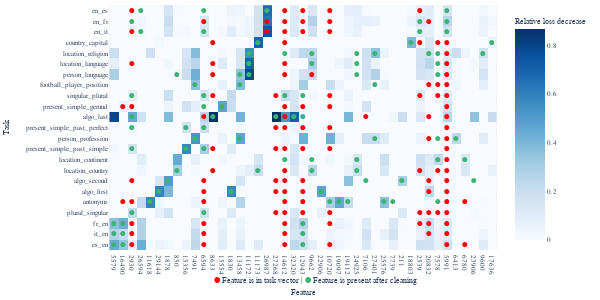

Write notebook code for a chart like this one.
### Code cell
fig = px.imshow(heatmap, x=[str(features_dropped[x]) for x in sorted_idx], y=[task_names[x] for x in y_sorted_idx][::-1], width=1200, height=600, aspect="auto", color_continuous_scale="Blues", labels=dict(x="Feature", y="Task", color="Relative loss decrease"))

annotation_style = dict(
    showarrow=False,
    font=dict(color="MediumSeaGreen", size=7),
    xanchor="center",
    yanchor="middle"
)

special_cells = {
    tuple(x): ["●"] for x in np.argwhere(filp_mask == 1)
}

annotations = [
    {**annotation_style, **dict(x=cell[1], y=cell[0], text=icon, xshift=0, yshift=0 - i * 6)}
    for cell, icons in special_cells.items()
    for i, icon in enumerate(icons)
]

annotation_style = dict(
    showarrow=False,
    font=dict(color="red", size=7),
    xanchor="center",
    yanchor="middle"
)

special_cells ={
    tuple(x): ["●"] for x in np.argwhere(filp_mask == 2)
}

# special_cells.update({
#     tuple(x): ["✔", "*"] for x in np.argwhere(filp_mask == 3)
# })


annotations += [
    {**annotation_style, **dict(x=cell[1], y=cell[0], text=icon, xshift=0, yshift=0 - i * 6)}
    for cell, icons in special_cells.items()
    for i, icon in enumerate(icons)
]

# legend_annotations = [
#     dict(
#         x=1.05, y=0.8, text="🟢 Feature is present after cleaning", showarrow=False,
#         font=dict(size=8), xanchor="left", yanchor="top"
#     ),
#     dict(
#         x=1.05, y=0.95, text="🔴 Feature is in task vector", showarrow=False,
#         font=dict(size=8), xanchor="left", yanchor="top"
#     )
# ]

# fig.update_layout(width =600, height=250, 
#                 font_family="Serif", font_size=7, 
#                 margin_l=5, margin_t=5, margin_b=5, margin_r=5,
#         title=dict(
#         text=legend_html,
#         x=0.525,  # Center the title
#         y=0.09,  # Place the legend below the plot
#         xanchor="center",
#         yanchor="top"
#     ))


# legend_html = """
# <span style="font-size:8px;">
# <span style="color:red">•</span> Feature is in task vector | <span style="color:green">•</span> Feature is present after cleaning
# </span>
# """

# Update layout with annotations
fig.update_layout(annotations=annotations)

legend_html = """
<span style="font-size:8px;">
<span style="color:red">●</span> Feature is in task vector | <span style="color:MediumSeaGreen">●</span> Feature is present after cleaning
</span>
"""

fig.update_layout(width =600, height=300, 
                font_family="Serif", font_size=7,
                margin_l=5, margin_t=5, margin_b=5, margin_r=5,
        title=dict(
        text=legend_html,
        x=0.525,  # Center the title
        y=0.079,  # Place the legend below the plot
        xanchor="center",
        yanchor="top"
    ))


# fig.update_layout(annotations=annotations)

import plotly.io as pio
pio.write_image(fig, "micrlhf-progress/images/executor_heatmap_l12_new_full_non_n.pdf", width =600, height=300)
fig

### Figure 1 — Plotly figure (JSON) as saved in the notebook; plotly's stock layout.template omitted (floating-point values rounded to 4 significant figures; data arrays with more than 128 entries replaced by an {"elided": "..."} marker saying what was removed)
{"data": [{"coloraxis": "coloraxis", "hovertemplate": "Feature: %{x}<br>Task: %{y}<br>Relative loss decrease: %{z}<extra></extra>", "name": "0", "type": "heatmap", "x": ["5579", "16490", "2930", "26594", "11618", "29144", "1878", "850", "15356", "7491", "6594", "8633", "15554", "1830", "13458", "11172", "11173", "26987", "27268", "14612", "32320", "12943", "9662", "22906", "10720", "19097", "19112", "24925", "7106", "27401", "25576", "7739", "211", "18803", "2539", "20832", "7578", "5991", "6413", "6780", "23906", "9600", "17636"], "xaxis": "x", "y": ["en_es", "en_fr", "en_it", "country_capital", "location_religion", "location_language", "person_language", "football_player_position", "singular_plural", "present_simple_gerund", "algo_last", "present_simple_past_perfect", "person_profession", "present_simple_past_simple", "location_continent", "location_country", "algo_second", "algo_first", "antonyms", "plural_singular", "fr_en", "it_en", "es_en"], "yaxis": "y", "z": {"elided": "23x43 float values"}}], "layout": {"annotations": [{"font": {"color": "MediumSeaGreen", "size": 7}, "showarrow": false, "text": "●", "x": 3, "xanchor": "center", "xshift": 0, "y": 0, "yanchor": "middle", "yshift": 0}, {"font": {"color": "MediumSeaGreen", "size": 7}, "showarrow": false, "text": "●", "x": 10, "xanchor": "center", "xshift": 0, "y": 0, "yanchor": "middle", "yshift": 0}, {"font": {"color": "MediumSeaGreen", "size": 7}, "showarrow": false, "text": "●", "x": 17, "xanchor": "center", "xshift": 0, "y": 0, "yanchor": "middle", "yshift": 0}, {"font": {"color": "MediumSeaGreen", "size": 7}, "showarrow": false, "text": "●", "x": 37, "xanchor": "center", "xshift": 0, "y": 0, "yanchor": "middle", "yshift": 0}, {"font": {"color": "MediumSeaGreen", "size": 7}, "showarrow": false, "text": "●", "x": 2, "xanchor": "center", "xshift": 0, "y": 1, "yanchor": "middle", "yshift": 0}, {"font": {"color": "MediumSeaGreen", "size": 7}, "showarrow": false, "text": "●", "x": 34, "xanchor": "center", "xshift": 0, "y": 1, "yanchor": "middle", "yshift": 0}, {"font": {"color": "MediumSeaGreen", "size": 7}, "showarrow": false, "text": "●", "x": 37, "xanchor": "center", "xshift": 0, "y": 1, "yanchor": "middle", "yshift": 0}, {"font": {"color": "MediumSeaGreen", "size": 7}, "showarrow": false, "text": "●", "x": 3, "xanchor": "center", "xshift": 0, "y": 2, "yanchor": "middle", "yshift": 0}, {"font": {"color": "MediumSeaGreen", "size": 7}, "showarrow": false, "text": "●", "x": 10, "xanchor": "center", "xshift": 0, "y": 2, "yanchor": "middle", "yshift": 0}, {"font": {"color": "MediumSeaGreen", "size": 7}, "showarrow": false, "text": "●", "x": 34, "xanchor": "center", "xshift": 0, "y": 2, "yanchor": "middle", "yshift": 0}, {"font": {"color": "MediumSeaGreen", "size": 7}, "showarrow": false, "text": "●", "x": 37, "xanchor": "center", "xshift": 0, "y": 2, "yanchor": "middle", "yshift": 0}, {"font": {"color": "MediumSeaGreen", "size": 7}, "showarrow": false, "text": "●", "x": 16, "xanchor": "center", "xshift": 0, "y": 3, "yanchor": "middle", "yshift": 0}, {"font": {"color": "MediumSeaGreen", "size": 7}, "showarrow": false, "text": "●", "x": 33, "xanchor": "center", "xshift": 0, "y": 3, "yanchor": "middle", "yshift": 0}, {"font": {"color": "MediumSeaGreen", "size": 7}, "showarrow": false, "text": "●", "x": 42, "xanchor": "center", "xshift": 0, "y": 3, "yanchor": "middle", "yshift": 0}, {"font": {"color": "MediumSeaGreen", "size": 7}, "showarrow": false, "text": "●", "x": 15, "xanchor": "center", "xshift": 0, "y": 4, "yanchor": "middle", "yshift": 0}, {"font": {"color": "MediumSeaGreen", "size": 7}, "showarrow": false, "text": "●", "x": 19, "xanchor": "center", "xshift": 0, "y": 4, "yanchor": "middle", "yshift": 0}, {"font": {"color": "MediumSeaGreen", "size": 7}, "showarrow": false, "text": "●", "x": 22, "xanchor": "center", "xshift": 0, "y": 4, "yanchor": "middle", "yshift": 0}, {"font": {"color": "MediumSeaGreen", "size": 7}, "showarrow": false, "text": "●", "x": 27, "xanchor": "center", "xshift": 0, "y": 4, "yanchor": "middle", "yshift": 0}, {"font": {"color": "MediumSeaGreen", "size": 7}, "showarrow": false, "text": "●", "x": 29, "xanchor": "center", "xshift": 0, "y": 4, "yanchor": "middle", "yshift": 0}, {"font": {"color": "MediumSeaGreen", "size": 7}, "showarrow": false, "text": "●", "x": 35, "xanchor": "center", "xshift": 0, "y": 4, "yanchor": "middle", "yshift": 0}, {"font": {"color": "MediumSeaGreen", "size": 7}, "showarrow": false, "text": "●", "x": 36, "xanchor": "center", "xshift": 0, "y": 4, "yanchor": "middle", "yshift": 0}, {"font": {"color": "MediumSeaGreen", "size": 7}, "showarrow": false, "text": "●", "x": 41, "xanchor": "center", "xshift": 0, "y": 4, "yanchor": "middle", "yshift": 0}, {"font": {"color": "MediumSeaGreen", "size": 7}, "showarrow": false, "text": "●", "x": 15, "xanchor": "center", "xshift": 0, "y": 5, "yanchor": "middle", "yshift": 0}, {"font": {"color": "MediumSeaGreen", "size": 7}, "showarrow": false, "text": "●", "x": 22, "xanchor": "center", "xshift": 0, "y": 5, "yanchor": "middle", "yshift": 0}, {"font": {"color": "MediumSeaGreen", "size": 7}, "showarrow": false, "text": "●", "x": 27, "xanchor": "center", "xshift": 0, "y": 5, "yanchor": "middle", "yshift": 0}, {"font": {"color": "MediumSeaGreen", "size": 7}, "showarrow": false, "text": "●", "x": 36, "xanchor": "center", "xshift": 0, "y": 5, "yanchor": "middle", "yshift": 0}, {"font": {"color": "MediumSeaGreen", "size": 7}, "showarrow": false, "text": "●", "x": 7, "xanchor": "center", "xshift": 0, "y": 6, "yanchor": "middle", "yshift": 0}, {"font": {"color": "MediumSeaGreen", "size": 7}, "showarrow": false, "text": "●", "x": 14, "xanchor": "center", "xshift": 0, "y": 6, "yanchor": "middle", "yshift": 0}, {"font": {"color": "MediumSeaGreen", "size": 7}, "showarrow": false, "text": "●", "x": 15, "xanchor": "center", "xshift": 0, "y": 6, "yanchor": "middle", "yshift": 0}, {"font": {"color": "MediumSeaGreen", "size": 7}, "showarrow": false, "text": "●", "x": 27, "xanchor": "center", "xshift": 0, "y": 6, "yanchor": "middle", "yshift": 0}, {"font": {"color": "MediumSeaGreen", "size": 7}, "showarrow": false, "text": "●", "x": 36, "xanchor": "center", "xshift": 0, "y": 6, "yanchor": "middle", "yshift": 0}, {"font": {"color": "MediumSeaGreen", "size": 7}, "showarrow": false, "text": "●", "x": 9, "xanchor": "center", "xshift": 0, "y": 7, "yanchor": "middle", "yshift": 0}, {"font": {"color": "MediumSeaGreen", "size": 7}, "showarrow": false, "text": "●", "x": 14, "xanchor": "center", "xshift": 0, "y": 7, "yanchor": "middle", "yshift": 0}, {"font": {"color": "MediumSeaGreen", "size": 7}, "showarrow": false, "text": "●", "x": 29, "xanchor": "center", "xshift": 0, "y": 7, "yanchor": "middle", "yshift": 0}, {"font": {"color": "MediumSeaGreen", "size": 7}, "showarrow": false, "text": "●", "x": 2, "xanchor": "center", "xshift": 0, "y": 8, "yanchor": "middle", "yshift": 0}, {"font": {"color": "MediumSeaGreen", "size": 7}, "showarrow": false, "text": "●", "x": 10, "xanchor": "center", "xshift": 0, "y": 8, "yanchor": "middle", "yshift": 0}, {"font": {"color": "MediumSeaGreen", "size": 7}, "showarrow": false, "text": "●", "x": 19, "xanchor": "center", "xshift": 0, "y": 8, "yanchor": "middle", "yshift": 0}, {"font": {"color": "MediumSeaGreen", "size": 7}, "showarrow": false, "text": "●", "x": 21, "xanchor": "center", "xshift": 0, "y": 8, "yanchor": "middle", "yshift": 0}, {"font": {"color": "MediumSeaGreen", "size": 7}, "showarrow": false, "text": "●", "x": 10, "xanchor": "center", "xshift": 0, "y": 9, "yanchor": "middle", "yshift": 0}, {"font": {"color": "MediumSeaGreen", "size": 7}, "showarrow": false, "text": "●", "x": 12, "xanchor": "center", "xshift": 0, "y": 9, "yanchor": "middle", "yshift": 0}, {"font": {"color": "MediumSeaGreen", "size": 7}, "showarrow": false, "text": "●", "x": 2, "xanchor": "center", "xshift": 0, "y": 10, "yanchor": "middle", "yshift": 0}, {"font": {"color": "MediumSeaGreen", "size": 7}, "showarrow": false, "text": "●", "x": 11, "xanchor": "center", "xshift": 0, "y": 10, "yanchor": "middle", "yshift": 0}, {"font": {"color": "MediumSeaGreen", "size": 7}, "showarrow": false, "text": "●", "x": 18, "xanchor": "center", "xshift": 0, "y": 10, "yanchor": "middle", "yshift": 0}, {"font": {"color": "MediumSeaGreen", "size": 7}, "showarrow": false, "text": "●", "x": 20, "xanchor": "center", "xshift": 0, "y": 10, "yanchor": "middle", "yshift": 0}, {"font": {"color": "MediumSeaGreen", "size": 7}, "showarrow": false, "text": "●", "x": 21, "xanchor": "center", "xshift": 0, "y": 10, "yanchor": "middle", "yshift": 0}, {"font": {"color": "MediumSeaGreen", "size": 7}, "showarrow": false, "text": "●", "x": 2, "xanchor": "center", "xshift": 0, "y": 11, "yanchor": "middle", "yshift": 0}, {"font": {"color": "MediumSeaGreen", "size": 7}, "showarrow": false, "text": "●", "x": 8, "xanchor": "center", "xshift": 0, "y": 11, "yanchor": "middle", "yshift": 0}, {"font": {"color": "MediumSeaGreen", "size": 7}, "showarrow": false, "text": "●", "x": 10, "xanchor": "center", "xshift": 0, "y": 11, "yanchor": "middle", "yshift": 0}, {"font": {"color": "MediumSeaGreen", "size": 7}, "showarrow": false, "text": "●", "x": 9, "xanchor": "center", "xshift": 0, "y": 12, "yanchor": "middle", "yshift": 0}, {"font": {"color": "MediumSeaGreen", "size": 7}, "showarrow": false, "text": "●", "x": 14, "xanchor": "center", "xshift": 0, "y": 12, "yanchor": "middle", "yshift": 0}, {"font": {"color": "MediumSeaGreen", "size": 7}, "showarrow": false, "text": "●", "x": 29, "xanchor": "center", "xshift": 0, "y": 12, "yanchor": "middle", "yshift": 0}, {"font": {"color": "MediumSeaGreen", "size": 7}, "showarrow": false, "text": "●", "x": 36, "xanchor": "center", "xshift": 0, "y": 12, "yanchor": "middle", "yshift": 0}, {"font": {"color": "MediumSeaGreen", "size": 7}, "showarrow": false, "text": "●", "x": 38, "xanchor": "center", "xshift": 0, "y": 12, "yanchor": "middle", "yshift": 0}, {"font": {"color": "MediumSeaGreen", "size": 7}, "showarrow": false, "text": "●", "x": 2, "xanchor": "center", "xshift": 0, "y": 13, "yanchor": "middle", "yshift": 0}, {"font": {"color": "MediumSeaGreen", "size": 7}, "showarrow": false, "text": "●", "x": 8, "xanchor": "center", "xshift": 0, "y": 13, "yanchor": "middle", "yshift": 0}, {"font": {"color": "MediumSeaGreen", "size": 7}, "showarrow": false, "text": "●", "x": 10, "xanchor": "center", "xshift": 0, "y": 13, "yanchor": "middle", "yshift": 0}, {"font": {"color": "MediumSeaGreen", "size": 7}, "showarrow": false, "text": "●", "x": 19, "xanchor": "center", "xshift": 0, "y": 14, "yanchor": "middle", "yshift": 0}, {"font": {"color": "MediumSeaGreen", "size": 7}, "showarrow": false, "text": "●", "x": 22, "xanchor": "center", "xshift": 0, "y": 14, "yanchor": "middle", "yshift": 0}, {"font": {"color": "MediumSeaGreen", "size": 7}, "showarrow": false, "text": "●", "x": 27, "xanchor": "center", "xshift": 0, "y": 14, "yanchor": "middle", "yshift": 0}, {"font": {"color": "MediumSeaGreen", "size": 7}, "showarrow": false, "text": "●", "x": 36, "xanchor": "center", "xshift": 0, "y": 14, "yanchor": "middle", "yshift": 0}, {"font": {"color": "MediumSeaGreen", "size": 7}, "showarrow": false, "text": "●", "x": 39, "xanchor": "center", "xshift": 0, "y": 14, "yanchor": "middle", "yshift": 0}, {"font": {"color": "MediumSeaGreen", "size": 7}, "showarrow": false, "text": "●", "x": 7, "xanchor": "center", "xshift": 0, "y": 15, "yanchor": "middle", "yshift": 0}, {"font": {"color": "MediumSeaGreen", "size": 7}, "showarrow": false, "text": "●", "x": 16, "xanchor": "center", "xshift": 0, "y": 15, "yanchor": "middle", "yshift": 0}, {"font": {"color": "MediumSeaGreen", "size": 7}, "showarrow": false, "text": "●", "x": 22, "xanchor": "center", "xshift": 0, "y": 15, "yanchor": "middle", "yshift": 0}, {"font": {"color": "MediumSeaGreen", "size": 7}, "showarrow": false, "text": "●", "x": 27, "xanchor": "center", "xshift": 0, "y": 15, "yanchor": "middle", "yshift": 0}, {"font": {"color": "MediumSeaGreen", "size": 7}, "showarrow": false, "text": "●", "x": 6, "xanchor": "center", "xshift": 0, "y": 16, "yanchor": "middle", "yshift": 0}, {"font": {"color": "MediumSeaGreen", "size": 7}, "showarrow": false, "text": "●", "x": 28, "xanchor": "center", "xshift": 0, "y": 16, "yanchor": "middle", "yshift": 0}, {"font": {"color": "MediumSeaGreen", "size": 7}, "showarrow": false, "text": "●", "x": 32, "xanchor": "center", "xshift": 0, "y": 16, "yanchor": "middle", "yshift": 0}, {"font": {"color": "MediumSeaGreen", "size": 7}, "showarrow": false, "text": "●", "x": 40, "xanchor": "center", "xshift": 0, "y": 16, "yanchor": "middle", "yshift": 0}, {"font": {"color": "MediumSeaGreen", "size": 7}, "showarrow": false, "text": "●", "x": 5, "xanchor": "center", "xshift": 0, "y": 17, "yanchor": "middle", "yshift": 0}, {"font": {"color": "MediumSeaGreen", "size": 7}, "showarrow": false, "text": "●", "x": 13, "xanchor": "center", "xshift": 0, "y": 17, "yanchor": "middle", "yshift": 0}, {"font": {"color": "MediumSeaGreen", "size": 7}, "showarrow": false, "text": "●", "x": 23, "xanchor": "center", "xshift": 0, "y": 17, "yanchor": "middle", "yshift": 0}, {"font": {"color": "MediumSeaGreen", "size": 7}, "showarrow": false, "text": "●", "x": 4, "xanchor": "center", "xshift": 0, "y": 18, "yanchor": "middle", "yshift": 0}, {"font": {"color": "MediumSeaGreen", "size": 7}, "showarrow": false, "text": "●", "x": 24, "xanchor": "center", "xshift": 0, "y": 18, "yanchor": "middle", "yshift": 0}, {"font": {"color": "MediumSeaGreen", "size": 7}, "showarrow": false, "text": "●", "x": 25, "xanchor": "center", "xshift": 0, "y": 18, "yanchor": "middle", "yshift": 0}, {"font": {"color": "MediumSeaGreen", "size": 7}, "showarrow": false, "text": "●", "x": 26, "xanchor": "center", "xshift": 0, "y": 18, "yanchor": "middle", "yshift": 0}, {"font": {"color": "MediumSeaGreen", "size": 7}, "showarrow": false, "text": "●", "x": 30, "xanchor": "center", "xshift": 0, "y": 18, "yanchor": "middle", "yshift": 0}, {"font": {"color": "MediumSeaGreen", "size": 7}, "showarrow": false, "text": "●", "x": 31, "xanchor": "center", "xshift": 0, "y": 18, "yanchor": "middle", "yshift": 0}, {"font": {"color": "MediumSeaGreen", "size": 7}, "showarrow": false, "text": "●", "x": 36, "xanchor": "center", "xshift": 0, "y": 18, "yanchor": "middle", "yshift": 0}, {"font": {"color": "MediumSeaGreen", "size": 7}, "showarrow": false, "text": "●", "x": 2, "xanchor": "center", "xshift": 0, "y": 19, "yanchor": "middle", "yshift": 0}, {"font": {"color": "MediumSeaGreen", "size": 7}, "showarrow": false, "text": "●", "x": 10, "xanchor": "center", "xshift": 0, "y": 19, "yanchor": "middle", "yshift": 0}, {"font": {"color": "MediumSeaGreen", "size": 7}, "showarrow": false, "text": "●", "x": 0, "xanchor": "center", "xshift": 0, "y": 20, "yanchor": "middle", "yshift": 0}, {"font": {"color": "MediumSeaGreen", "size": 7}, "showarrow": false, "text": "●", "x": 1, "xanchor": "center", "xshift": 0, "y": 20, "yanchor": "middle", "yshift": 0}, {"font": {"color": "MediumSeaGreen", "size": 7}, "showarrow": false, "text": "●", "x": 21, "xanchor": "center", "xshift": 0, "y": 20, "yanchor": "middle", "yshift": 0}, {"font": {"color": "MediumSeaGreen", "size": 7}, "showarrow": false, "text": "●", "x": 0, "xanchor": "center", "xshift": 0, "y": 21, "yanchor": "middle", "yshift": 0}, {"font": {"color": "MediumSeaGreen", "size": 7}, "showarrow": false, "text": "●", "x": 1, "xanchor": "center", "xshift": 0, "y": 21, "yanchor": "middle", "yshift": 0}, {"font": {"color": "MediumSeaGreen", "size": 7}, "showarrow": false, "text": "●", "x": 21, "xanchor": "center", "xshift": 0, "y": 21, "yanchor": "middle", "yshift": 0}, {"font": {"color": "MediumSeaGreen", "size": 7}, "showarrow": false, "text": "●", "x": 0, "xanchor": "center", "xshift": 0, "y": 22, "yanchor": "middle", "yshift": 0}, {"font": {"color": "MediumSeaGreen", "size": 7}, "showarrow": false, "text": "●", "x": 1, "xanchor": "center", "xshift": 0, "y": 22, "yanchor": "middle", "yshift": 0}, {"font": {"color": "MediumSeaGreen", "size": 7}, "showarrow": false, "text": "●", "x": 21, "xanchor": "center", "xshift": 0, "y": 22, "yanchor": "middle", "yshift": 0}, {"font": {"color": "red", "size": 7}, "showarrow": false, "text": "●", "x": 2, "xanchor": "center", "xshift": 0, "y": 0, "yanchor": "middle", "yshift": 0}, {"font": {"color": "red", "size": 7}, "showarrow": false, "text": "●", "x": 19, "xanchor": "center", "xshift": 0, "y": 0, "yanchor": "middle", "yshift": 0}, {"font": {"color": "red", "size": 7}, "showarrow": false, "text": "●", "x": 21, "xanchor": "center", "xshift": 0, "y": 0, "yanchor": "middle", "yshift": 0}, {"font": {"color": "red", "size": 7}, "showarrow": false, "text": "●", "x": 24, "xanchor": "center", "xshift": 0, "y": 0, "yanchor": "middle", "yshift": 0}, {"font": {"color": "red", "size": 7}, "showarrow": false, "text": "●", "x": 34, "xanchor": "center", "xshift": 0, "y": 0, "yanchor": "middle", "yshift": 0}, {"font": {"color": "red", "size": 7}, "showarrow": false, "text": "●", "x": 10, "xanchor": "center", "xshift": 0, "y": 1, "yanchor": "middle", "yshift": 0}, {"font": {"color": "red", "size": 7}, "showarrow": false, "text": "●", "x": 17, "xanchor": "center", "xshift": 0, "y": 1, "yanchor": "middle", "yshift": 0}, {"font": {"color": "red", "size": 7}, "showarrow": false, "text": "●", "x": 19, "xanchor": "center", "xshift": 0, "y": 1, "yanchor": "middle", "yshift": 0}, {"font": {"color": "red", "size": 7}, "showarrow": false, "text": "●", "x": 21, "xanchor": "center", "xshift": 0, "y": 1, "yanchor": "middle", "yshift": 0}, {"font": {"color": "red", "size": 7}, "showarrow": false, "text": "●", "x": 24, "xanchor": "center", "xshift": 0, "y": 1, "yanchor": "middle", "yshift": 0}, {"font": {"color": "red", "size": 7}, "showarrow": false, "text": "●", "x": 35, "xanchor": "center", "xshift": 0, "y": 1, "yanchor": "middle", "yshift": 0}, {"font": {"color": "red", "size": 7}, "showarrow": false, "text": "●", "x": 2, "xanchor": "center", "xshift": 0, "y": 2, "yanchor": "middle", "yshift": 0}, {"font": {"color": "red", "size": 7}, "showarrow": false, "text": "●", "x": 17, "xanchor": "center", "xshift": 0, "y": 2, "yanchor": "middle", "yshift": 0}, {"font": {"color": "red", "size": 7}, "showarrow": false, "text": "●", "x": 19, "xanchor": "center", "xshift": 0, "y": 2, "yanchor": "middle", "yshift": 0}, {"font": {"color": "red", "size": 7}, "showarrow": false, "text": "●", "x": 21, "xanchor": "center", "xshift": 0, "y": 2, "yanchor": "middle", "yshift": 0}, {"font": {"color": "red", "size": 7}, "showarrow": false, "text": "●", "x": 24, "xanchor": "center", "xshift": 0, "y": 2, "yanchor": "middle", "yshift": 0}, {"font": {"color": "red", "size": 7}, "showarrow": false, "text": "●", "x": 11, "xanchor": "center", "xshift": 0, "y": 3, "yanchor": "middle", "yshift": 0}, {"font": {"color": "red", "size": 7}, "showarrow": false, "text": "●", "x": 19, "xanchor": "center", "xshift": 0, "y": 3, "yanchor": "middle", "yshift": 0}, {"font": {"color": "red", "size": 7}, "showarrow": false, "text": "●", "x": 34, "xanchor": "center", "xshift": 0, "y": 3, "yanchor": "middle", "yshift": 0}, {"font": {"color": "red", "size": 7}, "showarrow": false, "text": "●", "x": 36, "xanchor": "center", "xshift": 0, "y": 3, "yanchor": "middle", "yshift": 0}, {"font": {"color": "red", "size": 7}, "showarrow": false, "text": "●", "x": 37, "xanchor": "center", "xshift": 0, "y": 3, "yanchor": "middle", "yshift": 0}, {"font": {"color": "red", "size": 7}, "showarrow": false, "text": "●", "x": 37, "xanchor": "center", "xshift": 0, "y": 4, "yanchor": "middle", "yshift": 0}, {"font": {"color": "red", "size": 7}, "showarrow": false, "text": "●", "x": 2, "xanchor": "center", "xshift": 0, "y": 5, "yanchor": "middle", "yshift": 0}, {"font": {"color": "red", "size": 7}, "showarrow": false, "text": "●", "x": 11, "xanchor": "center", "xshift": 0, "y": 5, "yanchor": "middle", "yshift": 0}, {"font": {"color": "red", "size": 7}, "showarrow": false, "text": "●", "x": 19, "xanchor": "center", "xshift": 0, "y": 5, "yanchor": "middle", "yshift": 0}, {"font": {"color": "red", "size": 7}, "showarrow": false, "text": "●", "x": 37, "xanchor": "center", "xshift": 0, "y": 5, "yanchor": "middle", "yshift": 0}, {"font": {"color": "red", "size": 7}, "showarrow": false, "text": "●", "x": 11, "xanchor": "center", "xshift": 0, "y": 6, "yanchor": "middle", "yshift": 0}, {"font": {"color": "red", "size": 7}, "showarrow": false, "text": "●", "x": 19, "xanchor": "center", "xshift": 0, "y": 6, "yanchor": "middle", "yshift": 0}, {"font": {"color": "red", "size": 7}, "showarrow": false, "text": "●", "x": 22, "xanchor": "center", "xshift": 0, "y": 6, "yanchor": "middle", "yshift": 0}, {"font": {"color": "red", "size": 7}, "showarrow": false, "text": "●", "x": 37, "xanchor": "center", "xshift": 0, "y": 6, "yanchor": "middle", "yshift": 0}, {"font": {"color": "red", "size": 7}, "showarrow": false, "text": "●", "x": 35, "xanchor": "center", "xshift": 0, "y": 7, "yanchor": "middle", "yshift": 0}, {"font": {"color": "red", "size": 7}, "showarrow": false, "text": "●", "x": 36, "xanchor": "center", "xshift": 0, "y": 7, "yanchor": "middle", "yshift": 0}, {"font": {"color": "red", "size": 7}, "showarrow": false, "text": "●", "x": 37, "xanchor": "center", "xshift": 0, "y": 7, "yanchor": "middle", "yshift": 0}, {"font": {"color": "red", "size": 7}, "showarrow": false, "text": "●", "x": 11, "xanchor": "center", "xshift": 0, "y": 8, "yanchor": "middle", "yshift": 0}, {"font": {"color": "red", "size": 7}, "showarrow": false, "text": "●", "x": 18, "xanchor": "center", "xshift": 0, "y": 8, "yanchor": "middle", "yshift": 0}, {"font": {"color": "red", "size": 7}, "showarrow": false, "text": "●", "x": 24, "xanchor": "center", "xshift": 0, "y": 8, "yanchor": "middle", "yshift": 0}, {"font": {"color": "red", "size": 7}, "showarrow": false, "text": "●", "x": 34, "xanchor": "center", "xshift": 0, "y": 8, "yanchor": "middle", "yshift": 0}, {"font": {"color": "red", "size": 7}, "showarrow": false, "text": "●", "x": 36, "xanchor": "center", "xshift": 0, "y": 8, "yanchor": "middle", "yshift": 0}, {"font": {"color": "red", "size": 7}, "showarrow": false, "text": "●", "x": 37, "xanchor": "center", "xshift": 0, "y": 8, "yanchor": "middle", "yshift": 0}, {"font": {"color": "red", "size": 7}, "showarrow": false, "text": "●", "x": 1, "xanchor": "center", "xshift": 0, "y": 9, "yanchor": "middle", "yshift": 0}, {"font": {"color": "red", "size": 7}, "showarrow": false, "text": "●", "x": 2, "xanchor": "center", "xshift": 0, "y": 9, "yanchor": "middle", "yshift": 0}, {"font": {"color": "red", "size": 7}, "showarrow": false, "text": "●", "x": 19, "xanchor": "center", "xshift": 0, "y": 9, "yanchor": "middle", "yshift": 0}, {"font": {"color": "red", "size": 7}, "showarrow": false, "text": "●", "x": 21, "xanchor": "center", "xshift": 0, "y": 9, "yanchor": "middle", "yshift": 0}, {"font": {"color": "red", "size": 7}, "showarrow": false, "text": "●", "x": 24, "xanchor": "center", "xshift": 0, "y": 9, "yanchor": "middle", "yshift": 0}, {"font": {"color": "red", "size": 7}, "showarrow": false, "text": "●", "x": 37, "xanchor": "center", "xshift": 0, "y": 9, "yanchor": "middle", "yshift": 0}, {"font": {"color": "red", "size": 7}, "showarrow": false, "text": "●", "x": 10, "xanchor": "center", "xshift": 0, "y": 10, "yanchor": "middle", "yshift": 0}, {"font": {"color": "red", "size": 7}, "showarrow": false, "text": "●", "x": 19, "xanchor": "center", "xshift": 0, "y": 10, "yanchor": "middle", "yshift": 0}, {"font": {"color": "red", "size": 7}, "showarrow": false, "text": "●", "x": 28, "xanchor": "center", "xshift": 0, "y": 10, "yanchor": "middle", "yshift": 0}, {"font": {"color": "red", "size": 7}, "showarrow": false, "text": "●", "x": 35, "xanchor": "center", "xshift": 0, "y": 10, "yanchor": "middle", "yshift": 0}, {"font": {"color": "red", "size": 7}, "showarrow": false, "text": "●", "x": 37, "xanchor": "center", "xshift": 0, "y": 10, "yanchor": "middle", "yshift": 0}, {"font": {"color": "red", "size": 7}, "showarrow": false, "text": "●", "x": 18, "xanchor": "center", "xshift": 0, "y": 11, "yanchor": "middle", "yshift": 0}, {"font": {"color": "red", "size": 7}, "showarrow": false, "text": "●", "x": 19, "xanchor": "center", "xshift": 0, "y": 11, "yanchor": "middle", "yshift": 0}, {"font": {"color": "red", "size": 7}, "showarrow": false, "text": "●", "x": 21, "xanchor": "center", "xshift": 0, "y": 11, "yanchor": "middle", "yshift": 0}, {"font": {"color": "red", "size": 7}, "showarrow": false, "text": "●", "x": 24, "xanchor": "center", "xshift": 0, "y": 11, "yanchor": "middle", "yshift": 0}, {"font": {"color": "red", "size": 7}, "showarrow": false, "text": "●", "x": 37, "xanchor": "center", "xshift": 0, "y": 11, "yanchor": "middle", "yshift": 0}, {"font": {"color": "red", "size": 7}, "showarrow": false, "text": "●", "x": 35, "xanchor": "center", "xshift": 0, "y": 12, "yanchor": "middle", "yshift": 0}, {"font": {"color": "red", "size": 7}, "showarrow": false, "text": "●", "x": 37, "xanchor": "center", "xshift": 0, "y": 12, "yanchor": "middle", "yshift": 0}, {"font": {"color": "red", "size": 7}, "showarrow": false, "text": "●", "x": 11, "xanchor": "center", "xshift": 0, "y": 13, "yanchor": "middle", "yshift": 0}, {"font": {"color": "red", "size": 7}, "showarrow": false, "text": "●", "x": 18, "xanchor": "center", "xshift": 0, "y": 13, "yanchor": "middle", "yshift": 0}, {"font": {"color": "red", "size": 7}, "showarrow": false, "text": "●", "x": 19, "xanchor": "center", "xshift": 0, "y": 13, "yanchor": "middle", "yshift": 0}, {"font": {"color": "red", "size": 7}, "showarrow": false, "text": "●", "x": 21, "xanchor": "center", "xshift": 0, "y": 13, "yanchor": "middle", "yshift": 0}, {"font": {"color": "red", "size": 7}, "showarrow": false, "text": "●", "x": 24, "xanchor": "center", "xshift": 0, "y": 13, "yanchor": "middle", "yshift": 0}, {"font": {"color": "red", "size": 7}, "showarrow": false, "text": "●", "x": 37, "xanchor": "center", "xshift": 0, "y": 13, "yanchor": "middle", "yshift": 0}, {"font": {"color": "red", "size": 7}, "showarrow": false, "text": "●", "x": 37, "xanchor": "center", "xshift": 0, "y": 14, "yanchor": "middle", "yshift": 0}, {"font": {"color": "red", "size": 7}, "showarrow": false, "text": "●", "x": 11, "xanchor": "center", "xshift": 0, "y": 15, "yanchor": "middle", "yshift": 0}, {"font": {"color": "red", "size": 7}, "showarrow": false, "text": "●", "x": 19, "xanchor": "center", "xshift": 0, "y": 15, "yanchor": "middle", "yshift": 0}, {"font": {"color": "red", "size": 7}, "showarrow": false, "text": "●", "x": 34, "xanchor": "center", "xshift": 0, "y": 15, "yanchor": "middle", "yshift": 0}, {"font": {"color": "red", "size": 7}, "showarrow": false, "text": "●", "x": 36, "xanchor": "center", "xshift": 0, "y": 15, "yanchor": "middle", "yshift": 0}, {"font": {"color": "red", "size": 7}, "showarrow": false, "text": "●", "x": 37, "xanchor": "center", "xshift": 0, "y": 15, "yanchor": "middle", "yshift": 0}, {"font": {"color": "red", "size": 7}, "showarrow": false, "text": "●", "x": 2, "xanchor": "center", "xshift": 0, "y": 16, "yanchor": "middle", "yshift": 0}, {"font": {"color": "red", "size": 7}, "showarrow": false, "text": "●", "x": 10, "xanchor": "center", "xshift": 0, "y": 16, "yanchor": "middle", "yshift": 0}, {"font": {"color": "red", "size": 7}, "showarrow": false, "text": "●", "x": 18, "xanchor": "center", "xshift": 0, "y": 16, "yanchor": "middle", "yshift": 0}, {"font": {"color": "red", "size": 7}, "showarrow": false, "text": "●", "x": 19, "xanchor": "center", "xshift": 0, "y": 16, "yanchor": "middle", "yshift": 0}, {"font": {"color": "red", "size": 7}, "showarrow": false, "text": "●", "x": 21, "xanchor": "center", "xshift": 0, "y": 16, "yanchor": "middle", "yshift": 0}, {"font": {"color": "red", "size": 7}, "showarrow": false, "text": "●", "x": 35, "xanchor": "center", "xshift": 0, "y": 16, "yanchor": "middle", "yshift": 0}, {"font": {"color": "red", "size": 7}, "showarrow": false, "text": "●", "x": 37, "xanchor": "center", "xshift": 0, "y": 16, "yanchor": "middle", "yshift": 0}, {"font": {"color": "red", "size": 7}, "showarrow": false, "text": "●", "x": 10, "xanchor": "center", "xshift": 0, "y": 17, "yanchor": "middle", "yshift": 0}, {"font": {"color": "red", "size": 7}, "showarrow": false, "text": "●", "x": 18, "xanchor": "center", "xshift": 0, "y": 17, "yanchor": "middle", "yshift": 0}, {"font": {"color": "red", "size": 7}, "showarrow": false, "text": "●", "x": 19, "xanchor": "center", "xshift": 0, "y": 17, "yanchor": "middle", "yshift": 0}, {"font": {"color": "red", "size": 7}, "showarrow": false, "text": "●", "x": 21, "xanchor": "center", "xshift": 0, "y": 17, "yanchor": "middle", "yshift": 0}, {"font": {"color": "red", "size": 7}, "showarrow": false, "text": "●", "x": 35, "xanchor": "center", "xshift": 0, "y": 17, "yanchor": "middle", "yshift": 0}, {"font": {"color": "red", "size": 7}, "showarrow": false, "text": "●", "x": 37, "xanchor": "center", "xshift": 0, "y": 17, "yanchor": "middle", "yshift": 0}, {"font": {"color": "red", "size": 7}, "showarrow": false, "text": "●", "x": 1, "xanchor": "center", "xshift": 0, "y": 18, "yanchor": "middle", "yshift": 0}, {"font": {"color": "red", "size": 7}, "showarrow": false, "text": "●", "x": 2, "xanchor": "center", "xshift": 0, "y": 18, "yanchor": "middle", "yshift": 0}, {"font": {"color": "red", "size": 7}, "showarrow": false, "text": "●", "x": 10, "xanchor": "center", "xshift": 0, "y": 18, "yanchor": "middle", "yshift": 0}, {"font": {"color": "red", "size": 7}, "showarrow": false, "text": "●", "x": 19, "xanchor": "center", "xshift": 0, "y": 18, "yanchor": "middle", "yshift": 0}, {"font": {"color": "red", "size": 7}, "showarrow": false, "text": "●", "x": 21, "xanchor": "center", "xshift": 0, "y": 18, "yanchor": "middle", "yshift": 0}, {"font": {"color": "red", "size": 7}, "showarrow": false, "text": "●", "x": 37, "xanchor": "center", "xshift": 0, "y": 18, "yanchor": "middle", "yshift": 0}, {"font": {"color": "red", "size": 7}, "showarrow": false, "text": "●", "x": 39, "xanchor": "center", "xshift": 0, "y": 18, "yanchor": "middle", "yshift": 0}, {"font": {"color": "red", "size": 7}, "showarrow": false, "text": "●", "x": 18, "xanchor": "center", "xshift": 0, "y": 19, "yanchor": "middle", "yshift": 0}, {"font": {"color": "red", "size": 7}, "showarrow": false, "text": "●", "x": 19, "xanchor": "center", "xshift": 0, "y": 19, "yanchor": "middle", "yshift": 0}, {"font": {"color": "red", "size": 7}, "showarrow": false, "text": "●", "x": 21, "xanchor": "center", "xshift": 0, "y": 19, "yanchor": "middle", "yshift": 0}, {"font": {"color": "red", "size": 7}, "showarrow": false, "text": "●", "x": 24, "xanchor": "center", "xshift": 0, "y": 19, "yanchor": "middle", "yshift": 0}, {"font": {"color": "red", "size": 7}, "showarrow": false, "text": "●", "x": 34, "xanchor": "center", "xshift": 0, "y": 19, "yanchor": "middle", "yshift": 0}, {"font": {"color": "red", "size": 7}, "showarrow": false, "text": "●", "x": 35, "xanchor": "center", "xshift": 0, "y": 19, "yanchor": "middle", "yshift": 0}, {"font": {"color": "red", "size": 7}, "showarrow": false, "text": "●", "x": 36, "xanchor": "center", "xshift": 0, "y": 19, "yanchor": "middle", "yshift": 0}, {"font": {"color": "red", "size": 7}, "showarrow": false, "text": "●", "x": 37, "xanchor": "center", "xshift": 0, "y": 19, "yanchor": "middle", "yshift": 0}, {"font": {"color": "red", "size": 7}, "showarrow": false, "text": "●", "x": 2, "xanchor": "center", "xshift": 0, "y": 20, "yanchor": "middle", "yshift": 0}, {"font": {"color": "red", "size": 7}, "showarrow": false, "text": "●", "x": 10, "xanchor": "center", "xshift": 0, "y": 20, "yanchor": "middle", "yshift": 0}, {"font": {"color": "red", "size": 7}, "showarrow": false, "text": "●", "x": 19, "xanchor": "center", "xshift": 0, "y": 20, "yanchor": "middle", "yshift": 0}, {"font": {"color": "red", "size": 7}, "showarrow": false, "text": "●", "x": 24, "xanchor": "center", "xshift": 0, "y": 20, "yanchor": "middle", "yshift": 0}, {"font": {"color": "red", "size": 7}, "showarrow": false, "text": "●", "x": 34, "xanchor": "center", "xshift": 0, "y": 20, "yanchor": "middle", "yshift": 0}, {"font": {"color": "red", "size": 7}, "showarrow": false, "text": "●", "x": 35, "xanchor": "center", "xshift": 0, "y": 20, "yanchor": "middle", "yshift": 0}, {"font": {"color": "red", "size": 7}, "showarrow": false, "text": "●", "x": 37, "xanchor": "center", "xshift": 0, "y": 20, "yanchor": "middle", "yshift": 0}, {"font": {"color": "red", "size": 7}, "showarrow": false, "text": "●", "x": 2, "xanchor": "center", "xshift": 0, "y": 21, "yanchor": "middle", "yshift": 0}, {"font": {"color": "red", "size": 7}, "showarrow": false, "text": "●", "x": 10, "xanchor": "center", "xshift": 0, "y": 21, "yanchor": "middle", "yshift": 0}, {"font": {"color": "red", "size": 7}, "showarrow": false, "text": "●", "x": 19, "xanchor": "center", "xshift": 0, "y": 21, "yanchor": "middle", "yshift": 0}, {"font": {"color": "red", "size": 7}, "showarrow": false, "text": "●", "x": 35, "xanchor": "center", "xshift": 0, "y": 21, "yanchor": "middle", "yshift": 0}, {"font": {"color": "red", "size": 7}, "showarrow": false, "text": "●", "x": 37, "xanchor": "center", "xshift": 0, "y": 21, "yanchor": "middle", "yshift": 0}, {"font": {"color": "red", "size": 7}, "showarrow": false, "text": "●", "x": 2, "xanchor": "center", "xshift": 0, "y": 22, "yanchor": "middle", "yshift": 0}, {"font": {"color": "red", "size": 7}, "showarrow": false, "text": "●", "x": 10, "xanchor": "center", "xshift": 0, "y": 22, "yanchor": "middle", "yshift": 0}, {"font": {"color": "red", "size": 7}, "showarrow": false, "text": "●", "x": 19, "xanchor": "center", "xshift": 0, "y": 22, "yanchor": "middle", "yshift": 0}, {"font": {"color": "red", "size": 7}, "showarrow": false, "text": "●", "x": 24, "xanchor": "center", "xshift": 0, "y": 22, "yanchor": "middle", "yshift": 0}, {"font": {"color": "red", "size": 7}, "showarrow": false, "text": "●", "x": 37, "xanchor": "center", "xshift": 0, "y": 22, "yanchor": "middle", "yshift": 0}, {"font": {"color": "red", "size": 7}, "showarrow": false, "text": "●", "x": 39, "xanchor": "center", "xshift": 0, "y": 22, "yanchor": "middle", "yshift": 0}], "coloraxis": {"colorbar": {"title": {"text": "Relative loss decrease"}}, "colorscale": [[0, "rgb(247,251,255)"], [0.125, "rgb(222,235,247)"], [0.25, "rgb(198,219,239)"], [0.375, "rgb(158,202,225)"], [0.5, "rgb(107,174,214)"], [0.625, "rgb(66,146,198)"], [0.75, "rgb(33,113,181)"], [0.875, "rgb(8,81,156)"], [1, "rgb(8,48,107)"]]}, "font": {"family": "Serif", "size": 7}, "height": 300, "margin": {"b": 5, "l": 5, "r": 5, "t": 5}, "title": {"text": "\n<span style=\"font-size:8px;\">\n<span style=\"color:red\">●</span> Feature is in task vector | <span style=\"color:MediumSeaGreen\">●</span> Feature is present after cleaning\n</span>\n", "x": 0.525, "xanchor": "center", "y": 0.079, "yanchor": "top"}, "width": 600, "xaxis": {"anchor": "y", "domain": [0, 1], "title": {"text": "Feature"}}, "yaxis": {"anchor": "x", "autorange": "reversed", "domain": [0, 1], "title": {"text": "Task"}}}}
